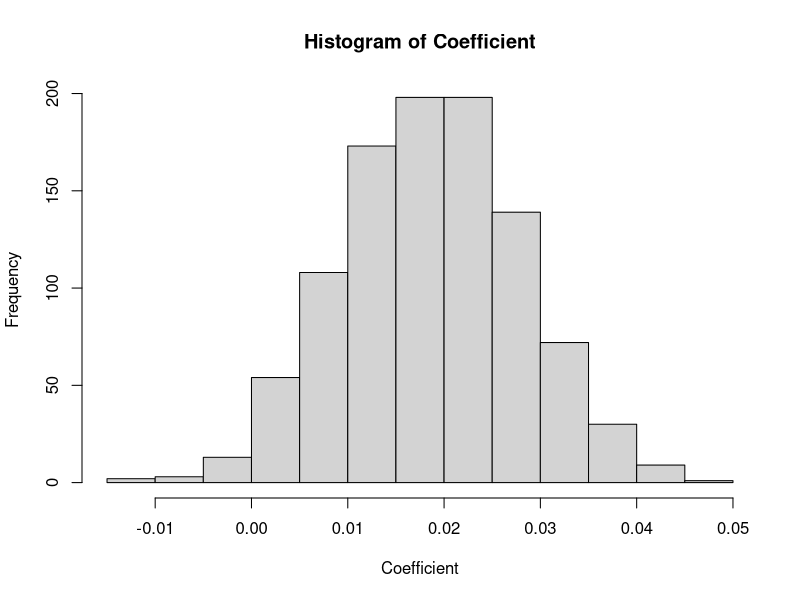

The R script that drew this image: (Note: this script raises an error after producing the figure.)
attach(mtcars)
names ( mtcars )
head ( mtcars )

data <- as.matrix ( cbind ( mtcars$mpg , mtcars$hp ) )
# Calculation of correlation coefficient
cor ( data , use="complete.obs", method="pearson" )[1,2]

Boot.sample <- 1000 
Correlation <- c()
for ( i in 1 : Boot.sample){
  data.boot <- data [ sample( 1 : nrow ( data ) , replace = T ) , ]
  Correlation [i] <- cor ( data.boot , use="complete.obs", method="pearson" )[1,2] 
}

# Calculation of quantiles as CI
quantile( Correlation , c ( 0.025 , 0.975 ) )


library(survival)
data <- lung # Reading The data
head (data)

## Fitting the cox regression
fit1 <- coxph ( Surv ( time , status ) ~ age ,data=data)
summary(fit1)

Boot.sample <- 1000 # Bootstrap Sample size
Coefficient <- c()
SE.Coef <- c()
P.Value <- c()
for (i in 1 : Boot.sample){
  # Providing the bootstrap sample with replacement
  data.boot <- data[ sample( 1 : nrow ( data ) , replace = T ) , ]
  fit <- coxph ( Surv ( data.boot$time , data.boot$status ) ~ data.boot$age , data=data.boot)
  Coefficient [ i ] <- fit$coefficients # coefficients
  SE.Coef [ i ] <- sqrt(diag(fit$var)) # standard error
  wald_test <- Coefficient [ i ] / SE.Coef [ i ] 
  P.Value [ i ] <- 2 * ( 1 - pnorm ( abs ( wald_test ), 0 , 1 ) ) 
}
Significancy <- ifelse ( P.Value < 0.05 , 1 , 0 ) 
sum ( Significancy ) / Boot.sample # Calculation of significant percent
mean ( Coefficient )

hist(Coefficient , breaks=10)
# Calculation of quantiles
quantile( age.coef , c( 0.025 , 0.5 , 0.975 ) )
